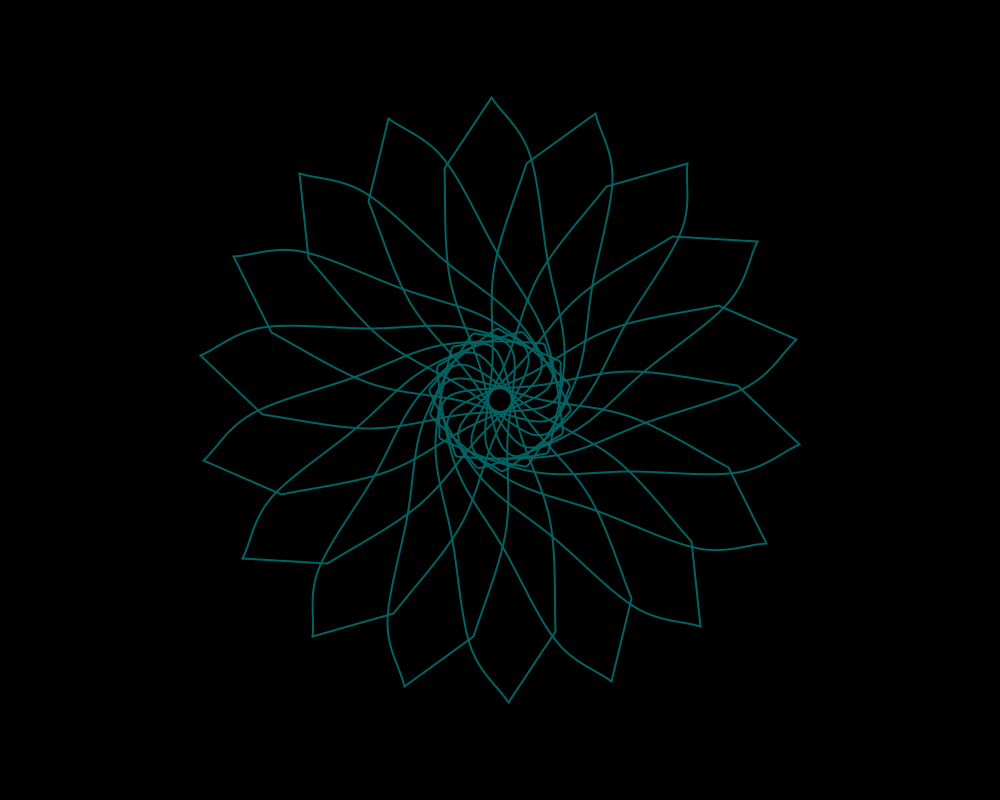
Frame 1 (no input)
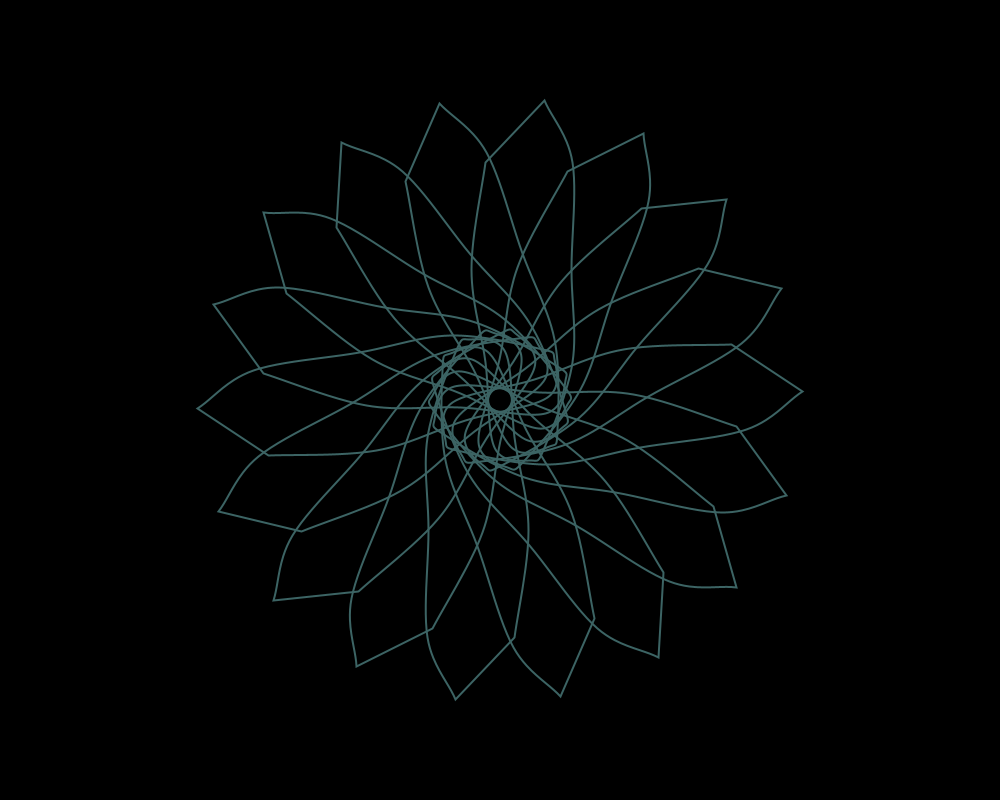
Frame 60 (the mouse pressed at the canvas centre just before this capture)
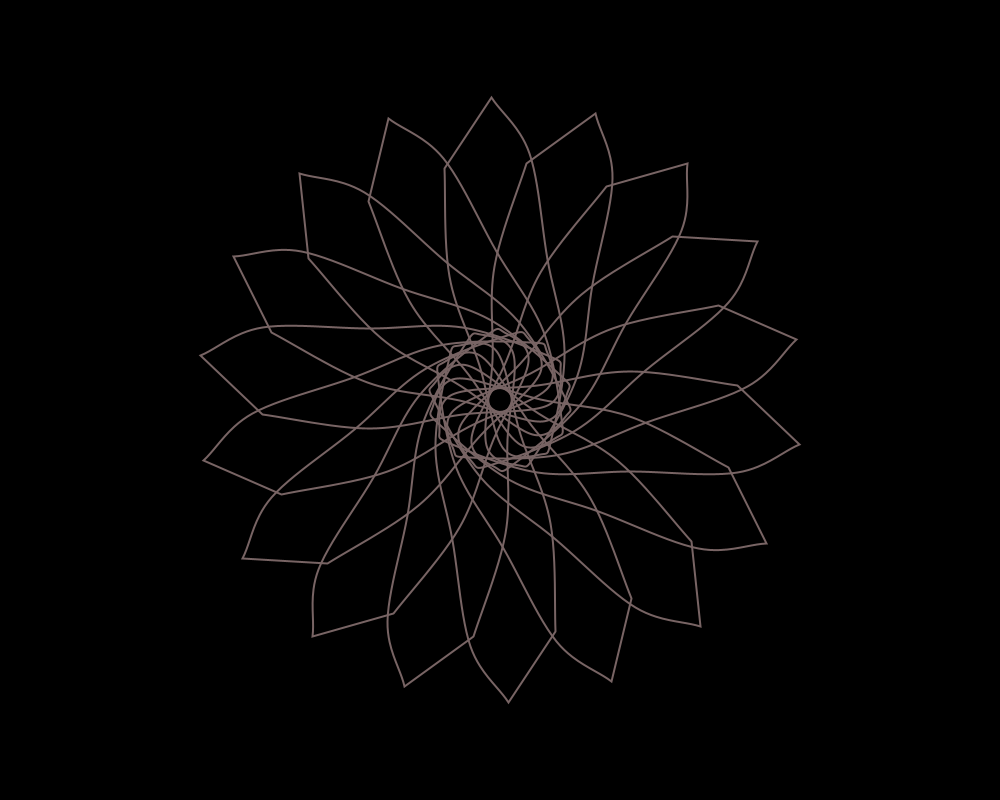
Frame 120 (the mouse held since frame 60 and released just before this capture)

The Processing sketch that drew these frames (run headless with seeded random() and noise(); from frame 60 on, the mouse is pressed at the canvas centre):

// Processing sketch: rotatingDaisy
// ── rotatingDaisy.pde
// CMSC427 Fall 2017 Lab 0
// Started from Circle.pde; changed everything.
// Fan Yang
// Rotating Daisy

void setup(){
  size(1000,800);     //changed size of the canvas
}

void draw(){
  background(0);
  strokeWeight(2);
  float ellipse_width = 400; 
  float ellipse_height = 100;

  // little trick to control value of the red color so that it makes round trips between 0 and 255.
  float red = frameCount%512 < 256 ? frameCount%512 : (512 - frameCount%512);
  stroke(red, 100, 100);

  // draw a sequence of near-ellipses
  for (float t = 0; t < 360; t += 20) {
    noFill();

    // calculate center of the ellipse and translate origin of the canvas to that point.
    // frameCount/2 is the varying parameter that makes the picture rotate.
    float angle = frameCount/2 + t;
    float x = width/2 + 100 * cos(radians(angle));
    float y = height/2 + 100 * sin(radians(angle));
    translate(x, y);

    // tune inclination angle of the ellipse so that it aligns with its major axis.
    rotate(radians(angle));

    beginShape();
    for(float ang = 0; ang< 360; ang += 30){

      /**
       * combine parameter equations for ellipses and Perlin noise to generate 
       * coordinates for the vertices of the near-ellipse.
       */
      float _x = cos(radians(ang)) * ellipse_width / 2 + noise(cos(radians(ang)) * ellipse_width) * 50;
      float _y = sin(radians(ang)) * ellipse_height / 2 + noise(sin(radians(ang))* ellipse_height) * 50;

      // use curveVertex to smooth the near-ellipse
      curveVertex(_x, _y);
    }
    endShape(CLOSE);
    rotate(radians(-angle));
    translate(-x, -y);
  }
  
  // save a picture when the value of the red pigment reaches 255.
  if(frameCount == 255) save("rotatingDaisy.jpg");
}
